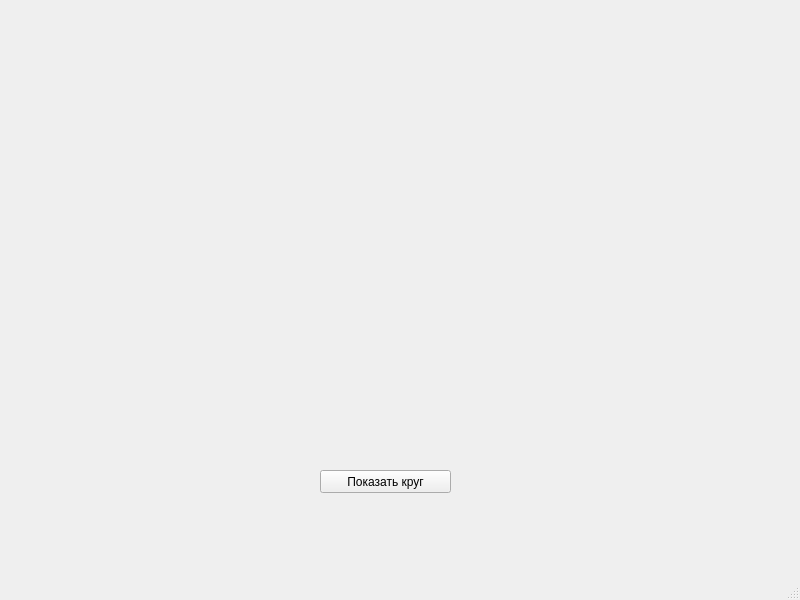
<?xml version="1.0" encoding="UTF-8"?>
<ui version="4.0">
 <class>MainWindow</class>
 <widget class="QMainWindow" name="MainWindow">
  <property name="geometry">
   <rect>
    <x>0</x>
    <y>0</y>
    <width>800</width>
    <height>600</height>
   </rect>
  </property>
  <property name="windowTitle">
   <string>MainWindow</string>
  </property>
  <widget class="QWidget" name="centralwidget">
   <widget class="QPushButton" name="pushButton">
    <property name="geometry">
     <rect>
      <x>320</x>
      <y>470</y>
      <width>131</width>
      <height>23</height>
     </rect>
    </property>
    <property name="text">
     <string>Показать круг</string>
    </property>
   </widget>
  </widget>
  <widget class="QMenuBar" name="menubar">
   <property name="geometry">
    <rect>
     <x>0</x>
     <y>0</y>
     <width>800</width>
     <height>21</height>
    </rect>
   </property>
  </widget>
  <widget class="QStatusBar" name="statusbar"/>
 </widget>
 <resources/>
 <connections/>
</ui>
